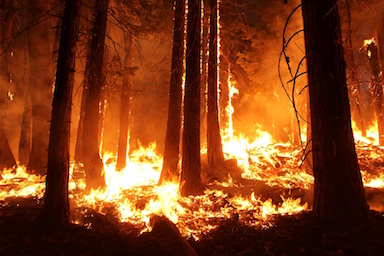
#> input picture example/image1.jpg, 384 x 256 px
$ python crossfade_cli.py example/image1.jpg example/image2.jpg
#> lines starting #> are read from the running program, lines starting #| are printed output that depends on the picture
### crossfade.py
from PIL import Image


def blendImages(image1_path, image2_path, offset_ratio=0, output_path=None):
#> called with image1_path = 'example/image1.jpg', image2_path = 'example/image2.jpg', offset_ratio = 0, output_path = 'output.png'
    image1 = Image.open(image1_path)
#> image1 is the input picture: PIL image 384x256 RGB; mean R, G, B 127.5, 61.9, 25.9
    image2 = Image.open(image2_path)
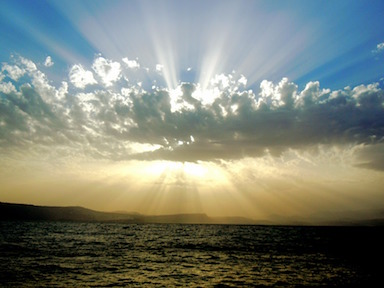
#> input picture example/image2.jpg, 384 x 288 px
#> image2 is the input picture: PIL image 384x288 RGB; mean R, G, B 123.6, 129.6, 118.7
    output = _blendImages(image1, image2, offset_ratio)
    output.save(output_path or 'output.png', 'PNG')


def _blendImages(image1, image2, offset_ratio):
    fade1 = fadeImage(image1, offset_ratio, True)
    fade2 = fadeImage(image2, offset_ratio, False)

    # uncomment to print debug images
    # fade1.save('fade1.png', 'PNG')
    # fade2.save('fade2.png', 'PNG')

    rect = 0, 0, image1.size[0], image1.size[1]
    copy2 = fade2.crop(rect)
    fade1.paste(copy2, rect, copy2)

    return fade1


def fadeImage(image, offset_ratio, leftToRight=True):
    image.putalpha(255)
    width, height = image.size
    pixels = image.load()

    # update each column
    for x in range(width):
        progress = 1.0 * x / width

        if progress < offset_ratio:
            progress = 0
        else:
            adjusted_start = width * offset_ratio
            adjusted_width = width - (2 * adjusted_start)
            progress = 1.0 * (x - adjusted_start) / adjusted_width

        # fade linearly
        alpha_float = 1.0 - progress if leftToRight else progress
        alpha = int(round(255 * alpha_float))

        # update all the pixels in this column
        for y in range(height):
            pixels[x, y] = pixels[x, y][:3] + (alpha,)

    return image


# [7 lines that do not run on import are left out]

### crossfade_cli.py
"""
Combine two images by fading them together from left to right.
"""

import argparse
from crossfade import blendImages


parser = argparse.ArgumentParser()
parser.add_argument('leftimage', help='image on the left side')
parser.add_argument('rightimage', help='image on the right side')
parser.add_argument(
    '--offset',
    type=float,
    default=0,
    help='where to start the fade (0 - 1.0)'
)
parser.add_argument(
    '-o',
    '--output',
    default='output.png',
    help='where to save the output'
)


args = parser.parse_args()

blendImages(
    args.leftimage,
    args.rightimage,
    args.offset,
    args.output
)
#> in _blendImages, `fade1 = fadeImage(image1, offset_ratio, True)`:
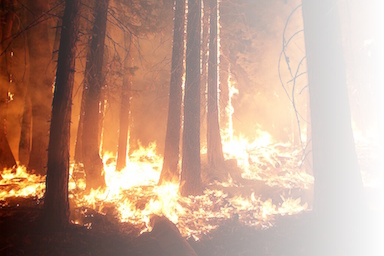
#> fade1: PIL image 384x256 RGBA; mean R, G, B, A 127.5, 61.9, 25.9, 127.8; transparent parts drawn white
#> in _blendImages, `fade2 = fadeImage(image2, offset_ratio, False)`:
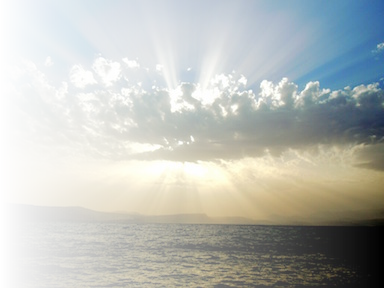
#> fade2: PIL image 384x288 RGBA; mean R, G, B, A 123.6, 129.6, 118.7, 127.2; transparent parts drawn white
#> in _blendImages, `copy2 = fade2.crop(rect)`:
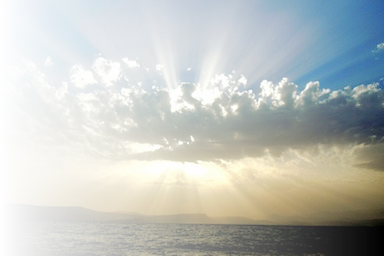
#> copy2: PIL image 384x256 RGBA; mean R, G, B, A 133.7, 141.1, 131.2, 127.2; transparent parts drawn white
#> in _blendImages, `fade1.paste(copy2, rect, copy2)`:
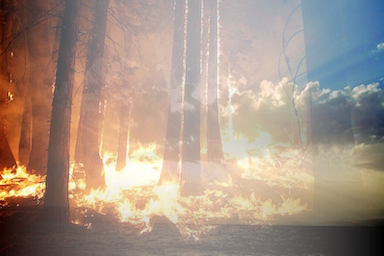
#> fade1: PIL image 384x256 RGBA; mean R, G, B, A 127.8, 98.4, 76.7, 170; transparent parts drawn white
